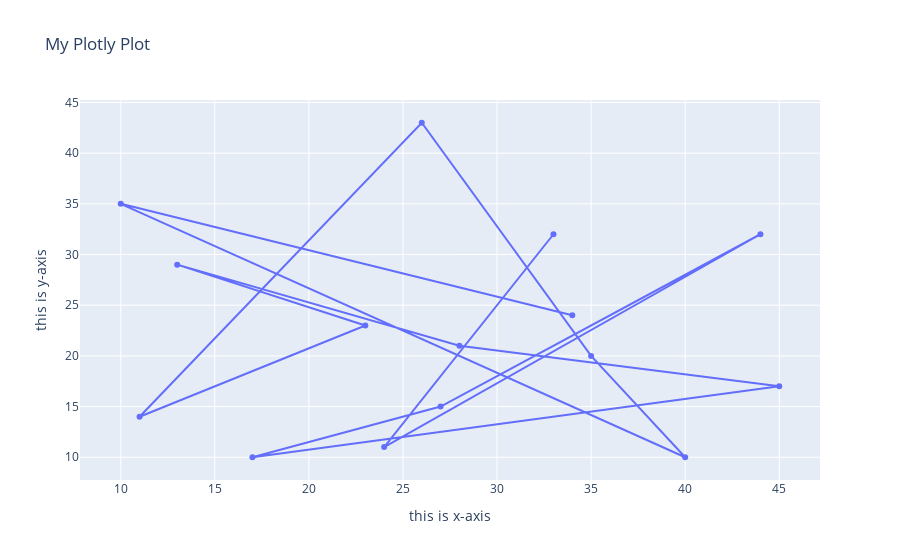

The code cell stored with this chart in its notebook:
### Code cell
fig = go.Figure(data = go.Scatter(x = abc, y = xyz, mode = "lines+markers"))

fig.update_layout(
    title = "My Plotly Plot",
    xaxis_title = "this is x-axis",
    yaxis_title = "this is y-axis"
)

### Figure 1 — Plotly figure (JSON) as saved in the notebook; plotly's stock layout.template omitted (floating-point values rounded to 4 significant figures)
{"data": [{"mode": "lines+markers", "type": "scatter", "x": [34, 10, 40, 35, 26, 11, 23, 13, 28, 45, 17, 27, 44, 24, 33], "y": [24, 35, 10, 20, 43, 14, 23, 29, 21, 17, 10, 15, 32, 11, 32]}], "layout": {"autosize": true, "title": {"text": "My Plotly Plot"}, "xaxis": {"autorange": true, "range": [7.789, 47.21], "title": {"text": "this is x-axis"}, "type": "linear"}, "yaxis": {"autorange": true, "range": [7.277, 45.72], "title": {"text": "this is y-axis"}, "type": "linear"}}}
